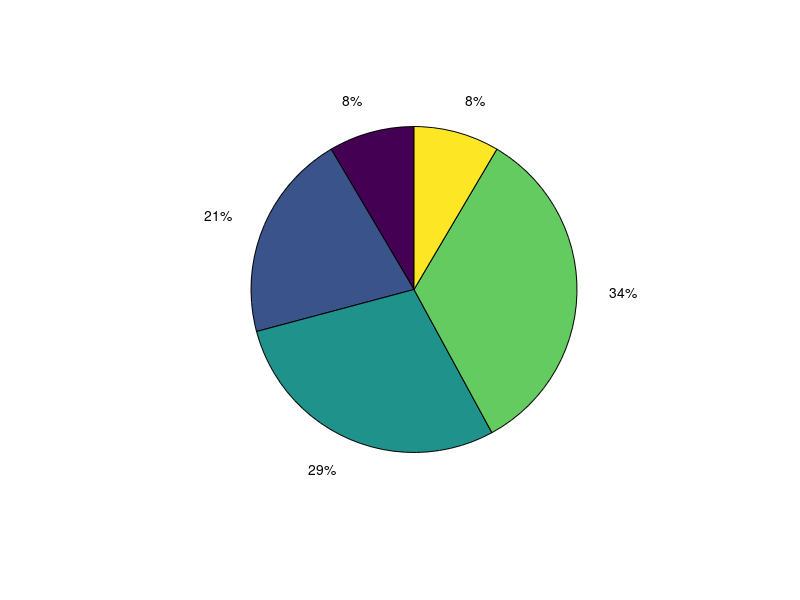

Here is the MATLAB script that generated this plot: (Note: this script raises an error after producing the figure.)
c=['asia''africa''america''europe''australia'];
p=[2.3 5.6 7.8 9.1 2.3];

pie(p);
gtext('asia');
gtext('africa');
gtext('america');
gtext('europe');
gtext('australia');

